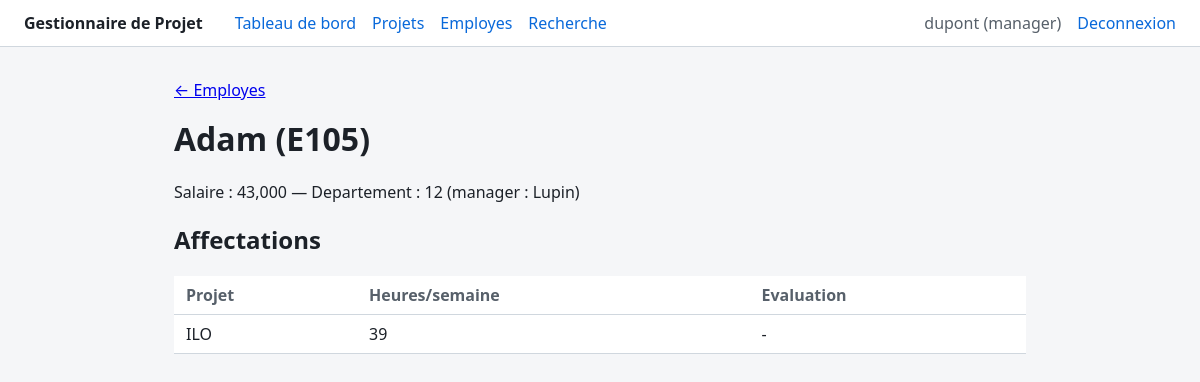
The app's page /employees/E105 (signed in) with its own data.
### tables this page shows
CREATE TABLE Utilisateur (
    idUtilisateur  INTEGER PRIMARY KEY AUTOINCREMENT,
    username       TEXT NOT NULL UNIQUE,
    motDePasseHash TEXT NOT NULL,
    idEmp          TEXT NOT NULL REFERENCES Employe(idEmp)
);

CREATE TABLE Employe (
    idEmp   TEXT PRIMARY KEY,
    nomEmp  TEXT NOT NULL,
    salEmp  INTEGER NOT NULL,
    deptEmp TEXT NOT NULL REFERENCES Departement(deptEmp)
);

CREATE TABLE PerformanceEmp (
    nomProj TEXT NOT NULL REFERENCES Projet(nomProj),
    idEmp   TEXT NOT NULL REFERENCES Employe(idEmp),
    heures  INTEGER NOT NULL,
    evalEmp INTEGER,
    PRIMARY KEY (nomProj, idEmp)
);

### app.py (the view)
    @app.route("/employees/<id_emp>")
    @login_required
    def employee_detail(id_emp):
        if g.user["role"] != "manager" and g.user["idEmp"] != id_emp:
            abort(403)
        conn = db.get_db()
        emp = conn.execute(
            """
            SELECT e.idEmp, e.nomEmp, e.salEmp, e.deptEmp, m.nomEmp AS mgrNom
            FROM Employe e
            JOIN Departement d ON d.deptEmp = e.deptEmp
            LEFT JOIN Employe m ON m.idEmp = d.mgrEmp
            WHERE e.idEmp = ?
            """,
            (id_emp,),
        ).fetchone()
        if emp is None:
            abort(404)
        assignments = conn.execute(
            "SELECT nomProj, heures, evalEmp FROM PerformanceEmp WHERE idEmp = ? ORDER BY nomProj",
            (id_emp,),
        ).fetchall()
        return render_template("employee_detail.html", emp=emp, assignments=assignments)

### app.py (called while the page is built)
def create_app():
    app = Flask(__name__, instance_relative_config=True)
    app.config.from_mapping(
        SECRET_KEY=os.environ.get("FLASK_SECRET_KEY", "dev-secret-change-me"),
        DATABASE=str(BASE_DIR / "instance" / "gestion_projet.db"),
        ENABLE_VULN_DEMO=os.environ.get("ENABLE_VULN_DEMO") == "1",
    )
    Path(app.instance_path).mkdir(exist_ok=True)
    db.init_app(app)
    @app.before_request
    def load_logged_in_user():
        g.user = charger_utilisateur(session.get("user_id"))
    @app.context_processor
    def inject_vuln_flag():
        return {"vuln_demo_enabled": app.config["ENABLE_VULN_DEMO"]}
    register_routes(app)
    if app.config["ENABLE_VULN_DEMO"]:
        from demo_vulnerable import bp as vuln_bp
        app.register_blueprint(vuln_bp)
    return app

def role_de(conn, id_emp):
    row = conn.execute(
        """
        SELECT EXISTS(SELECT 1 FROM Projet      WHERE mgrProj = :id)
            OR EXISTS(SELECT 1 FROM Departement WHERE mgrEmp  = :id) AS est_manager
        """,
        {"id": id_emp},
    ).fetchone()
    return "manager" if row["est_manager"] else "employe"

def charger_utilisateur(user_id):
    if user_id is None:
        return None
    conn = db.get_db()
    row = conn.execute(
        """
        SELECT u.idUtilisateur, u.username, u.idEmp, e.nomEmp
        FROM Utilisateur u JOIN Employe e ON e.idEmp = u.idEmp
        WHERE u.idUtilisateur = ?
        """,
        (user_id,),
    ).fetchone()
    if row is None:
        session.clear()
        return None
    return {
        "id": row["idUtilisateur"],
        "username": row["username"],
        "idEmp": row["idEmp"],
        "nomEmp": row["nomEmp"],
        "role": role_de(conn, row["idEmp"]),
    }

def login_required(view):
    @wraps(view)
    def wrapped(*args, **kwargs):
        if g.user is None:
            return redirect(url_for("login"))
        return view(*args, **kwargs)
    return wrapped

### db.py (called while the page is built)
def get_db():
    if "db" not in g:
        g.db = sqlite3.connect(current_app.config["DATABASE"])
        g.db.row_factory = sqlite3.Row
        g.db.execute("PRAGMA foreign_keys = ON")
    return g.db

### templates/employee_detail.html (shortened to what this page needs)
{% extends "base.html" %}
{% block content %}
  {% if g.user.role == 'manager' %}<p><a href="{{ url_for('employees') }}">&larr; Employes</a></p>{% endif %}
  <h1>{{ emp.nomEmp }} ({{ emp.idEmp }})</h1>
  <p>Salaire : {{ "{:,}".format(emp.salEmp) }} — Departement : {{ emp.deptEmp }} (manager : {{ emp.mgrNom or "-" }})</p>
  <h2>Affectations</h2>
  <table>
    <thead><tr><th>Projet</th><th>Heures/semaine</th><th>Evaluation</th></tr></thead>
    <tbody>
      {% for a in assignments %}
        <tr>
          <td>{{ a.nomProj }}</td>
          <td>{{ a.heures }}</td>
          <td>{{ a.evalEmp if a.evalEmp is not none else "-" }}</td>
        </tr>
      {% endfor %}
    </tbody>
  </table>
{% endblock %}

### templates/base.html (shortened to what this page needs)
<!doctype html>
<html lang="fr">
<head>
  <link rel="stylesheet" href="{{ url_for('static', filename='style.css') }}">
</head>
<body>
  <header>
    <nav>
      <a class="brand" href="{{ url_for('index') }}">Gestionnaire de Projet</a>
      {% if g.user %}
        <a href="{{ url_for('dashboard') }}">Tableau de bord</a>
        <a href="{{ url_for('projects') }}">Projets</a>
        {% if g.user.role == 'manager' %}
          <a href="{{ url_for('employees') }}">Employes</a>
        {% endif %}
        <a href="{{ url_for('recherche') }}">Recherche</a>
        <span class="user-info">{{ g.user.username }} ({{ g.user.role }})</span>
        <a href="{{ url_for('logout') }}">Deconnexion</a>
      {% else %}
        <a href="{{ url_for('login') }}">Connexion</a>
      {% endif %}
    </nav>
  </header>
  <main>
    {% block content %}{% endblock %}
  </main>
</body>
</html>

### static/style.css (style rules this page uses)
:root { color-scheme: light; --bg: #f5f6f8; --fg: #1c2128; --muted: #57606a; --border: #d0d7de; --accent: #0969da; --danger-bg: #ffebe9; --danger-border: #cf222e; --danger-fg: #82071e; }
* { box-sizing: border-box; }
body { margin: 0; font-family: system-ui, -apple-system, "Segoe UI", sans-serif; background: var(--bg); color: var(--fg); }
header { background: #fff; border-bottom: 1px solid var(--border); }
nav { display: flex; align-items: center; gap: 1rem; padding: 0.75rem 1.5rem; flex-wrap: wrap; }
nav .brand { font-weight: 700; margin-right: 1rem; text-decoration: none; color: var(--fg); }
nav a { color: var(--accent); text-decoration: none; }
nav .user-info { margin-left: auto; color: var(--muted); }
main { max-width: 900px; margin: 2rem auto; padding: 0 1.5rem; }
h1 { margin-top: 0; }
table { width: 100%; border-collapse: collapse; background: #fff; }
th, td { text-align: left; padding: 0.5rem 0.75rem; border-bottom: 1px solid var(--border); }
th { color: var(--muted); font-weight: 600; }

### records on screen
Utilisateur: user.username "dupont"
Employe: nomEmp "Adam", idEmp "E105", salEmp "43,000", deptEmp "12"
Employe: nomEmp "Lupin"
PerformanceEmp: nomProj "ILO", heures "39", evalEmp "-"

### other values on screen
{{ g.user.role }} "manager"
